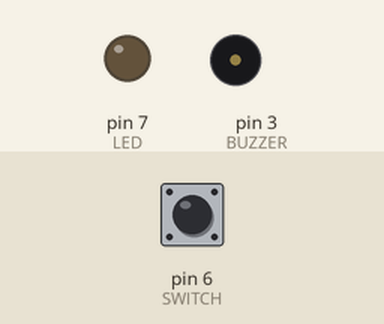
Bench run of a sketch on a simulated Arduino Uno, built with avr-gcc and run on an emulated ATmega328P. Shown: output pins drawn as LEDs (lit = HIGH), buzzer (waves = sounding). The test bench sets the inputs (shaded band); at power-on: pin 6 (SWITCH) HIGH.

Above: at 1.2 s.
1.3 s: pin 6 (SWITCH) pulled LOW for 0.15 s
At 1.7 s:
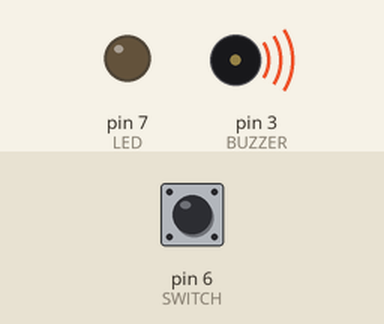
3.4 s: pin 6 (SWITCH) pulled LOW for 3.2 s
At 4.6 s:
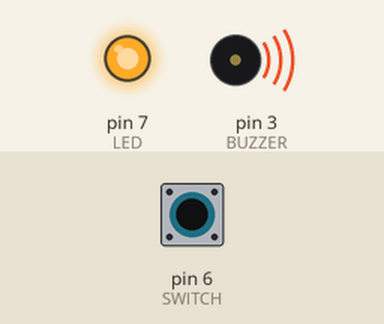
Timing chart, 0 to 8.6 s (numbered marks = the images above; inputs shaded):
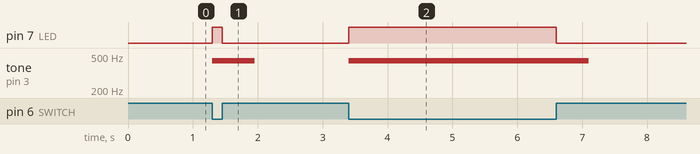

The sketch:

Kytkimen_luku_ja_ledin_sytytys.ino
```cpp
#define LED     7
#define SWITCH  6
#define BUZZER  3

#define NOTE_A4 440

void setup() {
     pinMode(LED, OUTPUT);
     pinMode(SWITCH, INPUT_PULLUP);
     pinMode(BUZZER,OUTPUT);
  }

void loop()
{
  if(digitalRead(SWITCH)== LOW)
  {
    // kytkintä painettu
    digitalWrite(LED, HIGH);  // turn the LED on (HIGH is the voltage level)
    tone(BUZZER,NOTE_A4,500); // Play A4 note
  }
  else
  {
    digitalWrite(LED, LOW);   // turn the LED off by making the voltage LOW
  }
}
```

Measured:
- after the input at 1.3 s, pin 7 (LED): LOW → HIGH at once, → LOW 0.15 s later; tone on pin 3 (BUZZER): silent → 440 Hz at once, → silent 0.65 s later
- after the input at 3.4 s, pin 7 (LED): LOW → HIGH at once, → LOW 3.2 s later; tone on pin 3 (BUZZER): silent → 440 Hz at once, → silent 3.7 s later
